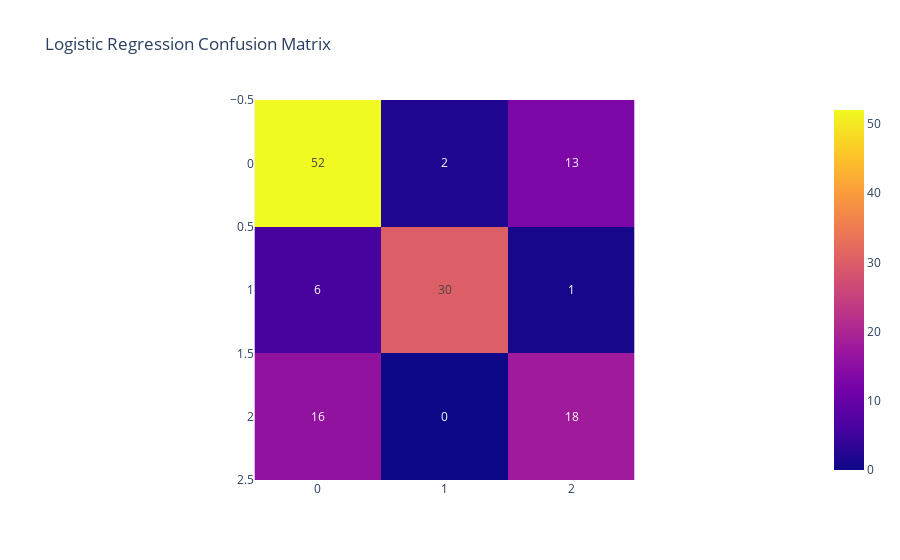
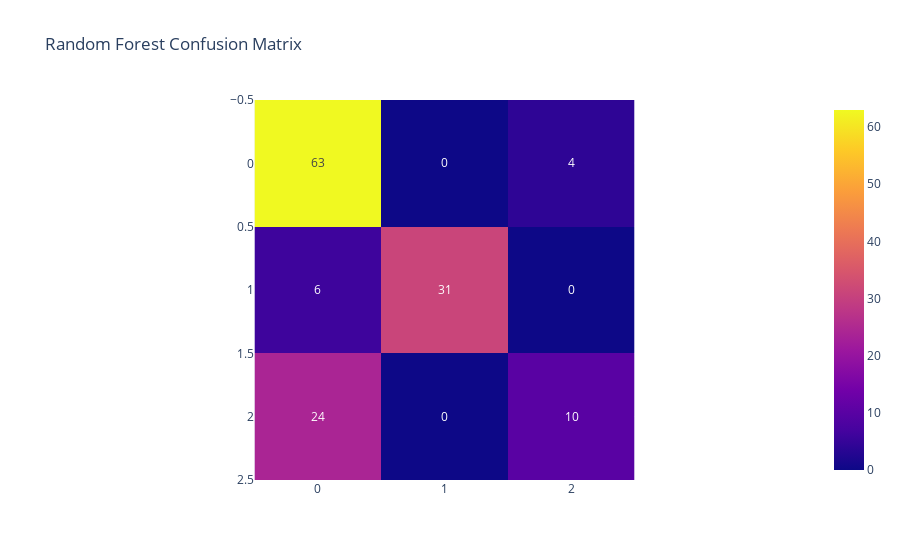

Notebook code for these charts, in order:
### Code cell
log_f1, log_auc = evaluate_model(log_model, X_test, y_test, "Logistic Regression")
rf_f1, rf_auc = evaluate_model(rf_model, X_test, y_test, "Random Forest")

### Figure 1 — Plotly figure (JSON) as saved in the notebook; plotly's stock layout.template omitted (floating-point values rounded to 4 significant figures)
{"data": [{"coloraxis": "coloraxis", "hovertemplate": "x: %{x}<br>y: %{y}<br>color: %{z}<extra></extra>", "name": "0", "texttemplate": "%{z}", "type": "heatmap", "xaxis": "x", "yaxis": "y", "z": [[52, 2, 13], [6, 30, 1], [16, 0, 18]]}], "layout": {"coloraxis": {"colorscale": [[0, "#0d0887"], [0.1111, "#46039f"], [0.2222, "#7201a8"], [0.3333, "#9c179e"], [0.4444, "#bd3786"], [0.5556, "#d8576b"], [0.6667, "#ed7953"], [0.7778, "#fb9f3a"], [0.8889, "#fdca26"], [1, "#f0f921"]]}, "title": {"text": "Logistic Regression Confusion Matrix"}, "xaxis": {"anchor": "y", "constrain": "domain", "domain": [0, 1], "scaleanchor": "y"}, "yaxis": {"anchor": "x", "autorange": "reversed", "constrain": "domain", "domain": [0, 1]}}}

### Figure 2 — Plotly figure (JSON) as saved in the notebook; plotly's stock layout.template omitted (floating-point values rounded to 4 significant figures)
{"data": [{"coloraxis": "coloraxis", "hovertemplate": "x: %{x}<br>y: %{y}<br>color: %{z}<extra></extra>", "name": "0", "texttemplate": "%{z}", "type": "heatmap", "xaxis": "x", "yaxis": "y", "z": [[63, 0, 4], [6, 31, 0], [24, 0, 10]]}], "layout": {"coloraxis": {"colorscale": [[0, "#0d0887"], [0.1111, "#46039f"], [0.2222, "#7201a8"], [0.3333, "#9c179e"], [0.4444, "#bd3786"], [0.5556, "#d8576b"], [0.6667, "#ed7953"], [0.7778, "#fb9f3a"], [0.8889, "#fdca26"], [1, "#f0f921"]]}, "title": {"text": "Random Forest Confusion Matrix"}, "xaxis": {"anchor": "y", "constrain": "domain", "domain": [0, 1], "scaleanchor": "y"}, "yaxis": {"anchor": "x", "autorange": "reversed", "constrain": "domain", "domain": [0, 1]}}}
